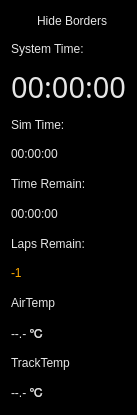
<?xml version="1.0" encoding="UTF-8"?>
<ui version="4.0">
 <class>Times</class>
 <widget class="QWidget" name="Times">
  <property name="geometry">
   <rect>
    <x>0</x>
    <y>0</y>
    <width>130</width>
    <height>415</height>
   </rect>
  </property>
  <property name="windowTitle">
   <string>Form</string>
  </property>
  <property name="styleSheet">
   <string notr="true">color: rgb(230, 230, 230);
font: 10pt &quot;DINPro-Light&quot;;
alternate-background-color: rgb(32 32, 32);
background-color: rgb(0, 0, 0);</string>
  </property>
  <layout class="QGridLayout" name="gridLayout">
   <item row="9" column="0">
    <widget class="QLabel" name="label_9">
     <property name="text">
      <string>AirTemp</string>
     </property>
    </widget>
   </item>
   <item row="3" column="0">
    <widget class="QLabel" name="label_3">
     <property name="text">
      <string>Sim Time:</string>
     </property>
    </widget>
   </item>
   <item row="8" column="0">
    <widget class="QLabel" name="label_8">
     <property name="styleSheet">
      <string notr="true">font: 57 22pt &quot;DIN Pro&quot;;
color: rgb(255, 170, 0);</string>
     </property>
     <property name="text">
      <string>-1</string>
     </property>
    </widget>
   </item>
   <item row="6" column="0">
    <widget class="QLabel" name="label_6">
     <property name="styleSheet">
      <string notr="true">font: 57 22pt &quot;DIN Pro&quot;;
</string>
     </property>
     <property name="text">
      <string>00:00:00</string>
     </property>
    </widget>
   </item>
   <item row="1" column="0">
    <widget class="QLabel" name="label">
     <property name="text">
      <string>System Time:</string>
     </property>
    </widget>
   </item>
   <item row="0" column="0">
    <widget class="QCheckBox" name="checkBox">
     <property name="layoutDirection">
      <enum>Qt::RightToLeft</enum>
     </property>
     <property name="text">
      <string>Hide Borders</string>
     </property>
    </widget>
   </item>
   <item row="7" column="0">
    <widget class="QLabel" name="label_7">
     <property name="text">
      <string>Laps Remain:</string>
     </property>
    </widget>
   </item>
   <item row="5" column="0">
    <widget class="QLabel" name="label_5">
     <property name="text">
      <string>Time Remain:</string>
     </property>
    </widget>
   </item>
   <item row="10" column="0">
    <widget class="QLabel" name="label_10">
     <property name="styleSheet">
      <string notr="true">font: 57 22pt &quot;DIN Pro&quot;;</string>
     </property>
     <property name="text">
      <string>--.- ℃</string>
     </property>
    </widget>
   </item>
   <item row="2" column="0">
    <widget class="QLabel" name="label_2">
     <property name="font">
      <font>
       <family>DIN Pro</family>
       <pointsize>22</pointsize>
       <weight>7</weight>
       <italic>false</italic>
       <bold>false</bold>
      </font>
     </property>
     <property name="styleSheet">
      <string notr="true">font: 57 22pt &quot;DIN Pro&quot;;</string>
     </property>
     <property name="text">
      <string>00:00:00</string>
     </property>
    </widget>
   </item>
   <item row="11" column="0">
    <widget class="QLabel" name="label_11">
     <property name="text">
      <string>TrackTemp</string>
     </property>
    </widget>
   </item>
   <item row="4" column="0">
    <widget class="QLabel" name="label_4">
     <property name="styleSheet">
      <string notr="true">font: 57 22pt &quot;DIN Pro&quot;;</string>
     </property>
     <property name="text">
      <string>00:00:00</string>
     </property>
    </widget>
   </item>
   <item row="12" column="0">
    <widget class="QLabel" name="label_12">
     <property name="styleSheet">
      <string notr="true">font: 57 22pt &quot;DIN Pro&quot;;</string>
     </property>
     <property name="text">
      <string>--.- ℃</string>
     </property>
    </widget>
   </item>
  </layout>
 </widget>
 <resources/>
 <connections/>
</ui>
